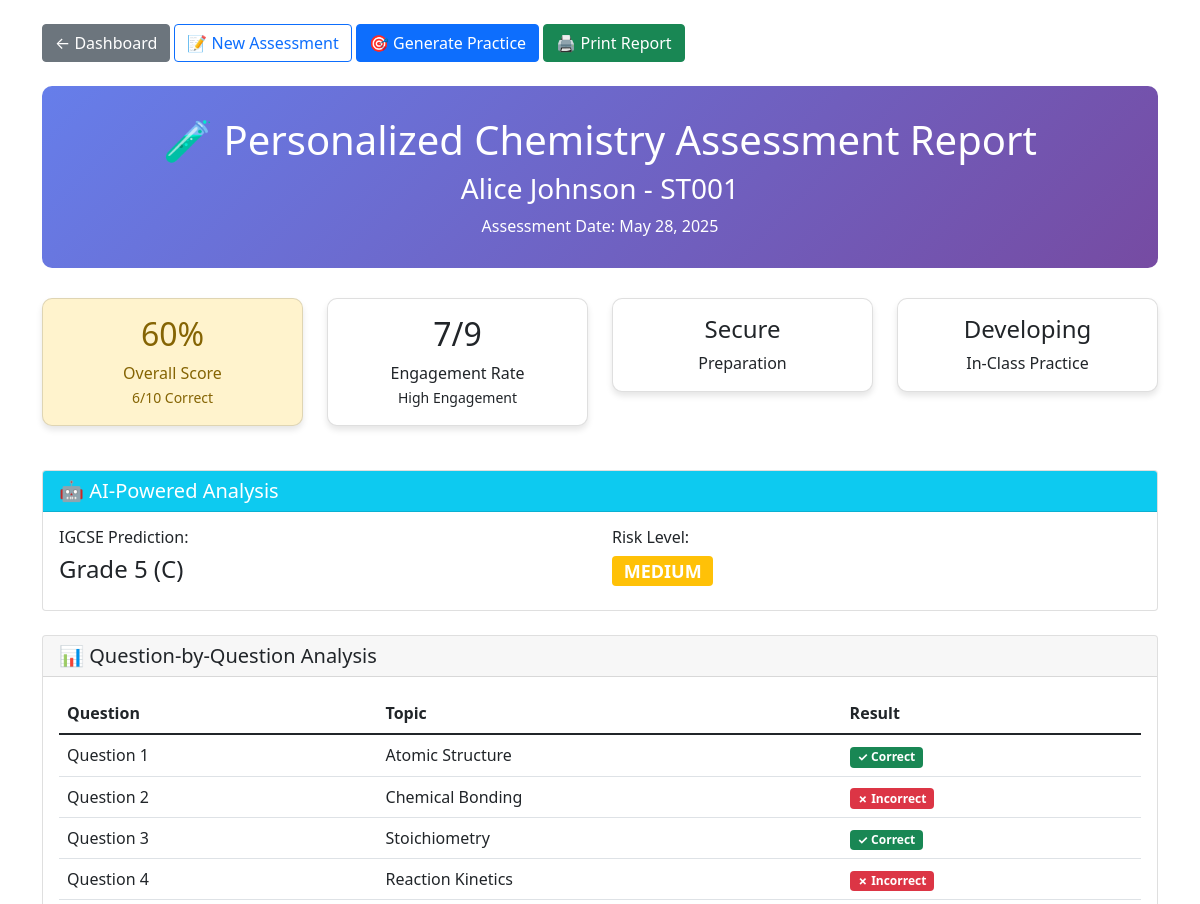
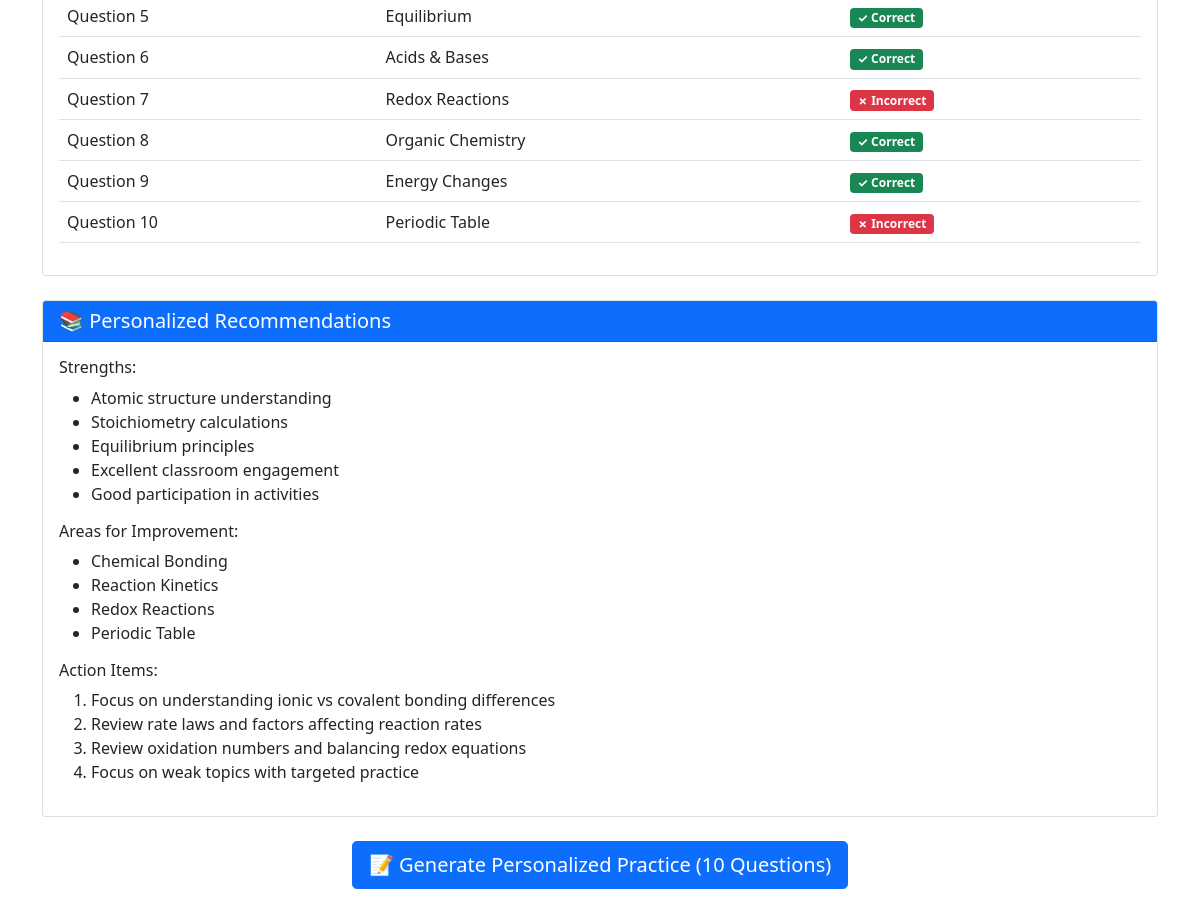
Screenshot of /personalized_report/2 (signed in) with the database file from the repository (2 pictures, top to bottom).
### app.py (models this page shows)
class Student(db.Model):
    __tablename__ = 'students'
    id = db.Column(db.Integer, primary_key=True)
    name = db.Column(db.String(100), nullable=False)
    student_id = db.Column(db.String(20), unique=True, nullable=False)
    class_name = db.Column(db.String(50))
    created_at = db.Column(db.DateTime, default=datetime.utcnow)
    assessments = db.relationship('Assessment', backref='student', lazy=True)

class Assessment(db.Model):
    __tablename__ = 'assessments'
    id = db.Column(db.Integer, primary_key=True)
    student_id = db.Column(db.Integer, db.ForeignKey('students.id'), nullable=False)
    teacher_id = db.Column(db.Integer, db.ForeignKey('teachers.id'), nullable=False)
    assessment_date = db.Column(db.DateTime, default=datetime.utcnow)
    engagement_rate = db.Column(db.Integer)  # 1-9 scale
    engagement_evidence = db.Column(db.Text)  # JSON: questioning, answering, focus, activity
    preparation_outcome = db.Column(db.String(20))  # emerging/developing/secure/mastery
    in_class_practice = db.Column(db.String(20))  # emerging/developing/secure/mastery
    quiz_answers = db.Column(db.Text)  # JSON: question_id -> correct/incorrect
    total_questions = db.Column(db.Integer)
    correct_answers = db.Column(db.Integer)
    score_percentage = db.Column(db.Float)
    notes = db.Column(db.Text)
    ai_analysis = db.Column(db.Text)  # JSON: comprehensive analysis
    weak_topics = db.Column(db.Text)  # JSON: identified weak areas
    created_at = db.Column(db.DateTime, default=datetime.utcnow)

### app.py (the view)
@app.route('/personalized_report/<int:assessment_id>')
@login_required
def personalized_report(assessment_id):
    assessment = Assessment.query.get_or_404(assessment_id)
    if assessment.teacher_id != session['teacher_id']:
        flash('Unauthorized access', 'error')
        return redirect(url_for('dashboard'))
    ai_analysis = json.loads(assessment.ai_analysis) if assessment.ai_analysis else {}
    weak_topics = json.loads(assessment.weak_topics) if assessment.weak_topics else []
    quiz_answers = json.loads(assessment.quiz_answers) if assessment.quiz_answers else {}
    engagement_evidence = json.loads(assessment.engagement_evidence) if assessment.engagement_evidence else {}
    return render_template('personalized_report.html',
                         assessment=assessment,
                         student=assessment.student,
                         ai_analysis=ai_analysis,
                         weak_topics=weak_topics,
                         quiz_answers=quiz_answers,
                         engagement_evidence=engagement_evidence)

### app.py (called while the page is built)
def login_required(f):
    @wraps(f)
    def decorated_function(*args, **kwargs):
        if 'teacher_id' not in session:
            flash('Please log in first.', 'error')
            return redirect(url_for('login'))
        return f(*args, **kwargs)
    return decorated_function

### templates/personalized_report.html (shortened to what this page needs)
<!DOCTYPE html>
<html lang="en">
<head>
    <link href="https://cdn.jsdelivr.net/npm/bootstrap@5.1.3/dist/css/bootstrap.min.css" rel="stylesheet">
</head>
<body>
    <div class="container mt-4">
        <div class="mb-4">
            <a href="{{ url_for('dashboard') }}" class="btn btn-secondary">← Dashboard</a>
            <a href="{{ url_for('enhanced_input_results') }}" class="btn btn-outline-primary">📝 New Assessment</a>
            <a href="{{ url_for('generate_personalized_practice', assessment_id=assessment.id) }}"
                class="btn btn-primary">🎯 Generate Practice</a>
            <button onclick="window.print()" class="btn btn-success">🖨️ Print Report</button>
        </div>
        <div class="report-header text-center">
            <h1>🧪 Personalized Chemistry Assessment Report</h1>
            <h3>{{ student.name }} - {{ student.student_id }}</h3>
            <p class="mb-0">Assessment Date: {{ assessment.assessment_date.strftime('%B %d, %Y') }}</p>
        </div>
        <div class="row mb-4">
            <div class="col-md-3">
                <div
                    class="card metric-card text-center {% if assessment.score_percentage >= 80 %}score-high{% elif assessment.score_percentage >= 60 %}score-medium{% else %}score-low{% endif %}">
                    <div class="card-body">
                        <h2>{{ assessment.score_percentage|round|int }}%</h2>
                        <p class="mb-0">Overall Score</p>
                        <small>{{ assessment.correct_answers }}/{{ assessment.total_questions }} Correct</small>
                    </div>
                </div>
            </div>
            <div class="col-md-3">
                <div class="card metric-card text-center">
                    <div class="card-body">
                        <h2>{{ assessment.engagement_rate }}/9</h2>
                        <p class="mb-0">Engagement Rate</p>
                        <small>{{ ai_analysis.engagement_level|title }} Engagement</small>
                    </div>
                </div>
            </div>
            <div class="col-md-3">
                <div class="card metric-card text-center">
                    <div class="card-body">
                        <h4>{{ assessment.preparation_outcome|title }}</h4>
                        <p class="mb-0">Preparation</p>
                    </div>
                </div>
            </div>
            <div class="col-md-3">
                <div class="card metric-card text-center">
                    <div class="card-body">
                        <h4>{{ assessment.in_class_practice|title }}</h4>
                        <p class="mb-0">In-Class Practice</p>
                    </div>
                </div>
            </div>
        </div>
        <div class="card mb-4">
            <div class="card-header bg-info text-white">
                <h5 class="mb-0">🤖 AI-Powered Analysis</h5>
            </div>
            <div class="card-body">
                <div class="row">
                    <div class="col-md-6">
                        <h6>IGCSE Prediction:</h6>
                        <p class="h4">{{ ai_analysis.predicted_grade }}</p>
                    </div>
                    <div class="col-md-6">
                        <h6>Risk Level:</h6>
                        <p class="h4">
                            <span
                                class="badge bg-{% if ai_analysis.risk_level == 'low' %}success{% elif ai_analysis.risk_level == 'medium' %}warning{% else %}danger{% endif %}">
                                {{ ai_analysis.risk_level|upper }}
                            </span>
                        </p>
                    </div>
                </div>
            </div>
        </div>
        <div class="card mb-4">
            <div class="card-header">
                <h5 class="mb-0">📊 Question-by-Question Analysis</h5>
            </div>
            <div class="card-body">
                <table class="table">
                    <thead>
                        <tr>
                            <th>Question</th>
                            <th>Topic</th>
                            <th>Result</th>
                        </tr>
                    </thead>
                    <tbody>
                        {% set topic_map = {
                        '1': 'Atomic Structure',
                        '2': 'Chemical Bonding',
                        '3': 'Stoichiometry',
                        '4': 'Reaction Kinetics',
                        '5': 'Equilibrium',
                        '6': 'Acids & Bases',
                        '7': 'Redox Reactions',
                        '8': 'Organic Chemistry',
                        '9': 'Energy Changes',
                        '10': 'Periodic Table'
                        } %}
                        {% for q_id, result in quiz_answers.items() %}
                        <tr>
                            <td>Question {{ q_id }}</td>
                            <td>{{ topic_map.get(q_id, 'Unknown') }}</td>
                            <td>
                                {% if result == 'correct' %}
                                <span class="badge bg-success">✓ Correct</span>
                                {% else %}
                                <span class="badge bg-danger">✗ Incorrect</span>
                                {% endif %}
                            </td>
                        </tr>
                        {% endfor %}
                    </tbody>
                </table>
            </div>
        </div>
        <div class="card mb-4">
            <div class="card-header bg-primary text-white">
                <h5 class="mb-0">📚 Personalized Recommendations</h5>
            </div>
            <div class="card-body">
                <h6>Strengths:</h6>
                <ul>
                    {% for strength in ai_analysis.strengths %}
                    <li>{{ strength }}</li>
                    {% endfor %}
                </ul>
                <h6>Areas for Improvement:</h6>
                <ul>
                    {% for topic in weak_topics %}
                    <li>{{ topic|replace('_', ' ')|title }}</li>
                    {% endfor %}
                </ul>
                <h6>Action Items:</h6>
                <ol>
                    {% for rec in ai_analysis.recommendations %}
                    <li>{{ rec }}</li>
                    {% endfor %}
                </ol>
            </div>
        </div>
        <div class="text-center mb-4">
            <a href="{{ url_for('generate_personalized_practice', assessment_id=assessment.id) }}"
                class="btn btn-lg btn-primary">
                📝 Generate Personalized Practice (10 Questions)
            </a>
        </div>
    </div>
</body>
</html>

### templates/personalized_report.html (style rules this page uses)
.report-header { background: linear-gradient(135deg, #667eea 0%, #764ba2 100%); color: white; padding: 30px; border-radius: 10px; margin-bottom: 30px; }
.metric-card { border-radius: 10px; box-shadow: 0 4px 6px rgba(0, 0, 0, 0.1); margin-bottom: 20px; }
.score-medium { background-color: #fff3cd; color: #856404; }

### rows the page displays
Student: name "Alice Johnson", student_id "ST001"
Assessment: assessment_date "May 28, 2025", score_percentage "60", correct_answers "6", total_questions "10", engagement_rate "7", preparation_outcome "Secure", in_class_practice "Developing"

### other values shown
{{ ai_analysis.engagement_level|title }} "High"
{{ ai_analysis.predicted_grade }} "Grade 5 (C)"
{{ ai_analysis.risk_level|upper }} "MEDIUM"
{{ q_id }} "1" "2" "3" "4" "5" "6" "7" "8" "9" "10"
{{ topic_map.get(q_id, 'Unknown') }} "Atomic Structure" "Chemical Bonding" "Stoichiometry" "Reaction Kinetics" "Equilibrium" "Acids & Bases" "Redox Reactions" "Organic Chemistry" "Energy Changes" "Periodic Table"
{{ strength }} "Atomic structure understanding" "Stoichiometry calculations" "Equilibrium principles" "Excellent classroom engagement" "Good participation in activities"
{{ topic|replace('_', ' ')|title }} "Chemical Bonding" "Reaction Kinetics" "Redox Reactions" "Periodic Table"
{{ rec }} "Focus on understanding ionic vs covalent bonding differences" "Review rate laws and factors affecting reaction rates" "Review oxidation numbers and balancing redox equations" "Focus on weak topics with targeted practice"
